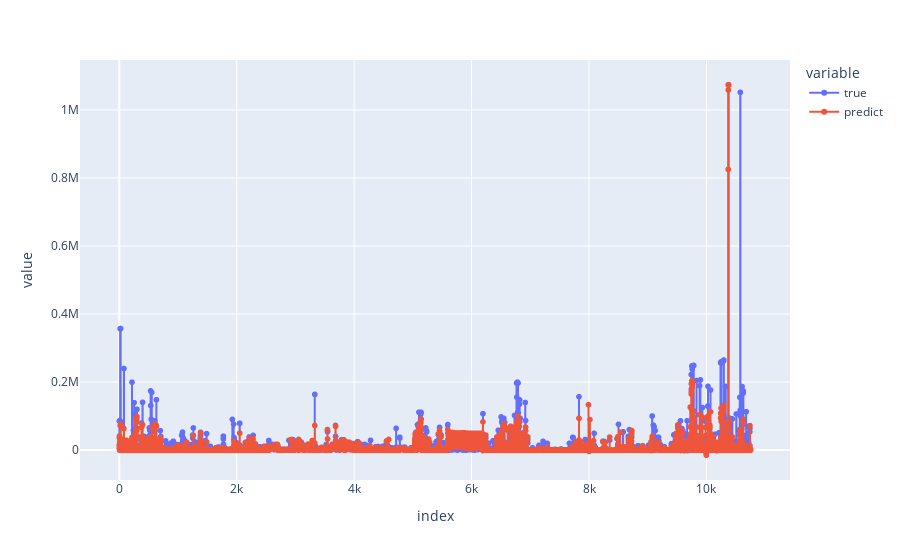

Write notebook code for a chart like this one.
### Code cell
px.line(y_train_df, markers=True)

### Figure 1 — Plotly figure (JSON) as saved in the notebook; plotly's stock layout.template omitted (floating-point values rounded to 4 significant figures; data arrays with more than 128 entries replaced by an {"elided": "..."} marker saying what was removed)
{"data": [{"hovertemplate": "variable=true<br>index=%{x}<br>value=%{y}<extra></extra>", "legendgroup": "true", "line": {"color": "#636efa", "dash": "solid"}, "marker": {"symbol": "circle"}, "mode": "lines+markers", "name": "true", "showlegend": true, "type": "scattergl", "x": {"elided": "10755 int values"}, "xaxis": "x", "y": {"elided": "10755 int values"}, "yaxis": "y"}, {"hovertemplate": "variable=predict<br>index=%{x}<br>value=%{y}<extra></extra>", "legendgroup": "predict", "line": {"color": "#EF553B", "dash": "solid"}, "marker": {"symbol": "circle"}, "mode": "lines+markers", "name": "predict", "showlegend": true, "type": "scattergl", "x": {"elided": "10755 int values"}, "xaxis": "x", "y": {"elided": "10755 float values"}, "yaxis": "y"}], "layout": {"autosize": true, "legend": {"title": {"text": "variable"}, "tracegroupgap": 0}, "margin": {"t": 60}, "xaxis": {"anchor": "y", "autorange": true, "domain": [0, 1], "range": [-657.7, 11410.0], "title": {"text": "index"}, "type": "linear"}, "yaxis": {"anchor": "x", "autorange": true, "domain": [0, 1], "range": [-92590.0, 1151000.0], "title": {"text": "value"}, "type": "linear"}}}
